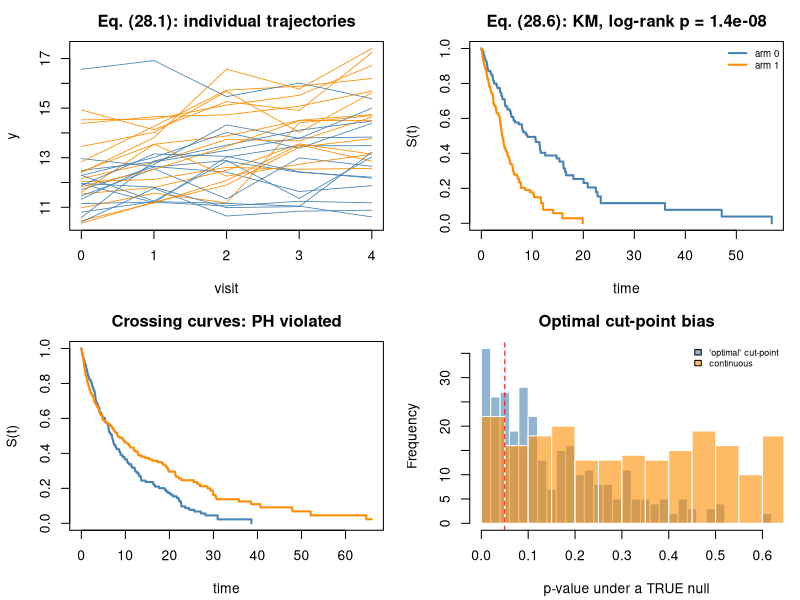

R code for this plot:
#' ---
#' title: "Module 28a - Time-course, longitudinal, and survival data"
#' output: html_document
#' ---
#'
#' **Curriculum link:** `stats.md` -> Topic 28, equations (28.1)-(28.13)
#'
#' **Part A - trajectories:** random slopes (28.1)-(28.2), treatment x time,
#' between vs within-person effects (28.3).
#' **Part B - survival:** hazard and survival (28.4)-(28.5), Kaplan-Meier with
#' Greenwood (28.6)-(28.7), log-rank (28.8), Cox (28.9)-(28.10), PH diagnostics
#' (28.11), RMST (28.12), competing risks (28.13), and two named biases.

#+ setup, message = FALSE
suppressPackageStartupMessages({library(survival); library(nlme); library(splines)})
MODULE_NAME <- "28a_survival_and_longitudinal"
OUT <- file.path(Sys.getenv("STATS_OUT", unset = "results"), MODULE_NAME)
dir.create(OUT, recursive = TRUE, showWarnings = FALSE)
header <- function(txt) cat("\n", strrep("=", 72), "\n", txt, "\n",
                            strrep("=", 72), "\n", sep = "")

#' # Part A: Longitudinal trajectories
#' ## A1. The treatment x time interaction is the estimand, eq. (28.1)-(28.2)

#+ trajectories
header("A1. Repeated visits: the treatment x time interaction (28.1)-(28.2)")
set.seed(2001)
n_subj <- 30; n_visit <- 5
dl <- do.call(rbind, lapply(seq_len(n_subj), function(s) {
  arm <- s %% 2; b0 <- rnorm(1, 0, 1.5); b1 <- rnorm(1, 0, 0.25)
  data.frame(subject = factor(sprintf("S%02d", s)), arm = arm, time = 0:(n_visit-1),
             y = (12 + b0) + (0.15 + 0.35*arm + b1)*(0:(n_visit-1)) + rnorm(n_visit, 0, 0.6))
}))
m_wrong <- lm(y ~ time * arm, data = dl)                        # visits pooled
m_rs <- lme(y ~ time * arm, random = ~ time | subject, data = dl)
cat("  TRUE treatment x time interaction = 0.350\n")
cat(sprintf("  %-34s%16s%9s%11s\n", "analysis", "beta(time:arm)", "SE", "p"))
cs <- coef(summary(m_wrong))
cat(sprintf("  %-34s%16.4f%9.4f%11.4f\n", "OLS, visits pooled (WRONG)",
            cs["time:arm",1], cs["time:arm",2], cs["time:arm",4]))
ts <- summary(m_rs)$tTable
cat(sprintf("  %-34s%16.4f%9.4f%11.4f\n", "mixed model, random slope",
            ts["time:arm","Value"], ts["time:arm","Std.Error"], ts["time:arm","p-value"]))
cat(sprintf("\n  A main effect of `arm` describes only the BASELINE difference\n"))
cat(sprintf("  (here %+.3f). The scientific question is the INTERACTION.\n",
            ts["arm","Value"]))

#' ## A2. Cross-sectional != longitudinal, eq. (28.3)

#+ between-within
header("A2. Between- vs within-person effects (28.3)")
set.seed(2002)
da <- do.call(rbind, lapply(1:60, function(s) {
  base_age <- runif(1, 40, 80)
  level <- 5 + 0.06*base_age + rnorm(1, 0, 0.5)   # BETWEEN: positive (cohort effect)
  data.frame(subject = factor(sprintf("S%02d", s)), age = base_age + 0:3,
             y = level - 0.10*(0:3) + rnorm(4, 0, 0.25))  # WITHIN: negative
}))
da$age_mean <- ave(da$age, da$subject)
da$age_dev <- da$age - da$age_mean
m_naive <- lm(y ~ age, data = da)
m_sep <- lme(y ~ age_mean + age_dev, random = ~ 1 | subject, data = da)
cat(sprintf("  naive pooled age slope          = %+.4f\n", coef(m_naive)["age"]))
cat(sprintf("  between-person (age_mean) slope = %+.4f  (truth +0.06)\n",
            fixef(m_sep)["age_mean"]))
cat(sprintf("  within-person  (age_dev)  slope = %+.4f  (truth -0.10)\n",
            fixef(m_sep)["age_dev"]))
cat("\n  The naive analysis reports a POSITIVE age effect; the biology is a\n")
cat("  NEGATIVE within-person decline. Always decompose (28.3) in cohorts.\n")

#' # Part B: Survival analysis
#' ## B1. Censoring, and why it cannot be ignored

#+ censoring
header("B1. Right-censoring: three wrong answers and one right one")
simulate_survival <- function(n = 300, hr = 1.8, censor_rate = 0.9) {
  arm <- rbinom(n, 1, 0.5)
  base_hazard <- 0.08
  T <- rexp(n, base_hazard * hr^arm)
  ## size = n matters: 1/(base*censor_rate) is a SCALAR, so without `n` every
  ## patient would share one censoring time.
  C <- rexp(n, base_hazard * censor_rate)
  data.frame(time = pmin(T, C), event = as.integer(T <= C), arm = arm, true_T = T)
}
set.seed(2004)
d <- simulate_survival()
cat(sprintf("  n = %d, events = %d (%.0f%%), censored = %d\n", nrow(d), sum(d$event),
            100*mean(d$event), sum(!d$event)))
km_all <- survfit(Surv(time, event) ~ 1, data = d)
cat(sprintf("\n  TRUE median survival (uncensored truth) = %.2f\n", median(d$true_T)))
cat(sprintf("  (a) mean observed time, ignoring censoring = %.2f   <- biased DOWN\n",
            mean(d$time)))
cat(sprintf("  (b) mean among events only                 = %.2f   <- biased DOWN more\n",
            mean(d$time[d$event == 1])))
cat(sprintf("  (c) Kaplan-Meier median (28.6)             = %.2f   <- correct\n",
            summary(km_all)$table["median"]))
cat("\n  Censored subjects are NOT failures and NOT missing: they contribute\n")
cat("  information up to their censoring time. Requires NON-INFORMATIVE\n")
cat("  censoring: T independent of C given covariates.\n")

#' ## B2. Kaplan-Meier from scratch, eq. (28.6)-(28.7)

#+ km
header("B2. KM estimator and Greenwood's variance (28.6)-(28.7)")
kaplan_meier <- function(time, event) {
  ts <- sort(unique(time[event == 1]))
  S <- 1; var_sum <- 0
  do.call(rbind, lapply(ts, function(ti) {
    n_i <- sum(time >= ti); d_i <- sum(time == ti & event == 1)
    S <<- S * (1 - d_i/n_i)                                     # eq. (28.6)
    if (n_i > d_i) var_sum <<- var_sum + d_i/(n_i*(n_i - d_i))  # eq. (28.7)
    data.frame(t = ti, n_risk = n_i, d = d_i, S = S, se = S*sqrt(var_sum))
  }))
}
mine <- kaplan_meier(d$time, d$event)
sf <- survfit(Surv(time, event) ~ 1, data = d)
idx <- round(c(0.1, 0.5, 0.9) * (nrow(mine) - 1)) + 1
cat(sprintf("  %8s%11s%11s%15s%14s\n", "time", "n at risk", "S (mine)",
            "S (survfit)", "Greenwood SE"))
for (i in idx) {
  ti <- mine$t[i]
  s_sf <- summary(sf, times = ti)$surv
  cat(sprintf("  %8.3f%11d%11.5f%15.5f%14.5f\n", ti, mine$n_risk[i], mine$S[i],
              s_sf, mine$se[i]))
}
cat(sprintf("  max |mine - survfit| over all event times: %.2e\n",
            max(abs(mine$S - summary(sf, times = mine$t)$surv))))
cat("\n  ALWAYS show the number-at-risk table. The right tail of a KM curve is\n")
cat("  estimated from very few subjects and looks far more precise than it is:\n")
for (q in c(0.25, 0.5, 0.75, 0.95)) {
  i <- max(1, round(q * nrow(mine)))
  cat(sprintf("    at t = %6.2f: %3d at risk, S = %.3f +/- %.3f\n",
              mine$t[i], mine$n_risk[i], mine$S[i], 1.96*mine$se[i]))
}

#' ## B3. Log-rank test, eq. (28.8)

#+ logrank
header("B3. Log-rank from scratch (28.8)")
logrank_manual <- function(time, event, group) {
  OE <- 0; V <- 0
  for (ti in sort(unique(time[event == 1]))) {
    at_risk <- time >= ti
    n_i <- sum(at_risk); n_1i <- sum(at_risk & group == 1)
    d_i <- sum(time == ti & event == 1)
    d_1i <- sum(time == ti & event == 1 & group == 1)
    if (n_i > 1) {
      OE <- OE + d_1i - d_i * n_1i/n_i                          # eq. (28.8)
      V <- V + d_i*(n_i - d_i)*n_1i*(n_i - n_1i)/(n_i^2*(n_i-1))
    }
  }
  Z <- OE/sqrt(V); c(Z = Z, chi2 = Z^2, p = 2*pnorm(abs(Z), lower.tail = FALSE))
}
lr_mine <- logrank_manual(d$time, d$event, d$arm)
lr_sd <- survdiff(Surv(time, event) ~ arm, data = d)
cat(sprintf("  mine      : Z = %+.4f, chi2 = %.4f, p = %.3e\n",
            lr_mine["Z"], lr_mine["chi2"], lr_mine["p"]))
cat(sprintf("  survdiff(): chi2 = %.4f, p = %.3e\n", lr_sd$chisq,
            pchisq(lr_sd$chisq, 1, lower.tail = FALSE)))
cat("\n  The log-rank is most powerful under PROPORTIONAL HAZARDS and can have\n")
cat("  near-zero power when survival curves CROSS.\n")

#' ## B4. Cox model and the PH assumption, eq. (28.9)-(28.11)

#+ cox
header("B4. Cox proportional hazards and its diagnostic (28.9)-(28.11)")
set.seed(7)
d$age <- rnorm(nrow(d), 60, 10)
cph <- coxph(Surv(time, event) ~ arm + age, data = d)
print(summary(cph)$coefficients)
cat(sprintf("\n  TRUE hazard ratio for arm = 1.80; estimated = %.3f\n",
            exp(coef(cph)["arm"])))
cat("\n  exp(beta) is a HAZARD RATIO: a ratio of instantaneous event rates\n")
cat("  among those still at risk. NOT a risk ratio, NOT a ratio of survival\n")
cat("  times.\n")
cat(sprintf("\n  Effective sample size = NUMBER OF EVENTS, not subjects:\n"))
cat(sprintf("    subjects = %d, events = %d, covariates = 2 -> %.0f events per\n",
            nrow(d), sum(d$event), sum(d$event)/2))
cat("    covariate (guidance: >= 10)\n")
cat("\n  Proportional-hazards check (28.11), scaled Schoenfeld residuals:\n")
print(cox.zph(cph)$table)
cat("  Small p => the coefficient varies with time => PH is violated.\n")

cat("\n  A dataset with a genuinely NON-proportional (crossing) effect:\n")
set.seed(2005)
n <- 400
arm2 <- rbinom(n, 1, 0.5)
T2 <- ifelse(arm2 == 1,
             ifelse(runif(n) < 0.25, rexp(n, 1/2), rexp(n, 1/25)),
             rexp(n, 1/10))
C2 <- rexp(n, 1/30)
d3 <- data.frame(time = pmin(T2, C2), event = as.integer(T2 <= C2), arm = arm2)
cph3 <- coxph(Surv(time, event) ~ arm, data = d3)
cat(sprintf("    Cox HR = %.3f, p = %.3f\n", exp(coef(cph3)["arm"]),
            summary(cph3)$coefficients["arm", "Pr(>|z|)"]))
cat(sprintf("    log-rank p = %.3f   <- little power against crossing\n",
            pchisq(survdiff(Surv(time, event) ~ arm, data = d3)$chisq, 1,
                   lower.tail = FALSE)))
cat(sprintf("    PH test p  = %.4f   <- PH is violated\n",
            cox.zph(cph3)$table["arm", "p"]))

#' ## B5. RMST: an estimand that needs no PH assumption, eq. (28.12)

#+ rmst
header("B5. Restricted mean survival time (28.12)")
rmst <- function(time, event, tau) {
  km <- kaplan_meier(time, event)
  km <- km[km$t <= tau, ]
  ts <- c(0, km$t, tau); Ss <- c(1, km$S)
  sum(Ss * diff(ts))                                            # eq. (28.12)
}
TAU <- 20
for (row_ in list(list("proportional-hazards data", d), list("crossing-hazards data", d3))) {
  dd <- row_[[2]]
  r0 <- rmst(dd$time[dd$arm==0], dd$event[dd$arm==0], TAU)
  r1 <- rmst(dd$time[dd$arm==1], dd$event[dd$arm==1], TAU)
  cat(sprintf("  %-28s RMST(tau=%d): arm0 = %5.2f, arm1 = %5.2f, diff = %+6.2f\n",
              row_[[1]], TAU, r0, r1, r1 - r0))
}
cat("\n  RMST differences are interpretable as 'time gained within tau' and\n")
cat("  require NO proportional-hazards assumption.\n")

#' ## B6. Competing risks, eq. (28.13)

#+ competing
header("B6. Competing risks (28.13)")
set.seed(2006)
n <- 800
T1 <- rexp(n, 1/20); T2c <- rexp(n, 1/12); Cc <- rexp(n, 1/40)
obs <- pmin(T1, T2c, Cc)
cause <- ifelse(T1 <= T2c & T1 <= Cc, 1, ifelse(T2c < T1 & T2c <= Cc, 2, 0))
t_eval <- 15
km_naive <- survfit(Surv(obs, as.integer(cause == 1)) ~ 1)
naive_risk <- 1 - summary(km_naive, times = t_eval)$surv
cif <- function(time, cause, k, t_eval) {
  o <- order(time); time <- time[o]; cause <- cause[o]
  S <- 1; out <- 0
  for (ti in sort(unique(time[cause > 0]))) {
    n_i <- sum(time >= ti); d_k <- sum(time == ti & cause == k)
    d_all <- sum(time == ti & cause > 0)
    if (ti <= t_eval) out <- out + S * d_k/n_i                  # eq. (28.13)
    S <- S * (1 - d_all/n_i)
  }
  out
}
cat(sprintf("  at t = %d:\n", t_eval))
cat(sprintf("    TRUE probability of the event of interest = %.4f\n",
            mean(T1 <= t_eval & T1 <= T2c)))
cat(sprintf("    1 - Kaplan-Meier (naive)                  = %.4f   <- OVERESTIMATES\n",
            naive_risk))
cat(sprintf("    cumulative incidence function (28.13)     = %.4f   <- correct\n",
            cif(obs, cause, 1, t_eval)))
cat("\n  Treating a competing event as censoring asks 'what would happen in a\n")
cat("  world where it cannot occur?' - usually not the question. Use CIF for\n")
cat("  absolute risk; cause-specific hazards for aetiology.\n")

#' ## B7. Two named biases

#+ biases
header("B7. Immortal time bias and optimal cut-point bias")
set.seed(2007)
n <- 600
Ti <- rexp(n, 1/10); Ci <- rexp(n, 1/25)
tt <- pmin(Ti, Ci); ev <- as.integer(Ti <= Ci)
## "Responders" can only be assessed at 3 months - so to BE a responder you
## must first SURVIVE 3 months. The label has NO real effect.
responder <- as.integer(tt > 3 & runif(n) < 0.5)
db <- data.frame(time = tt, event = ev, responder = responder)
cph_bad <- coxph(Surv(time, event) ~ responder, data = db)
land <- subset(db, time > 3); land$time <- land$time - 3
cph_land <- coxph(Surv(time, event) ~ responder, data = land)
cat("  TRUE effect of 'responder' status = NONE\n")
cat(sprintf("  naive Cox HR                      = %.3f  (p = %.2e)   <- spurious\n",
            exp(coef(cph_bad)), summary(cph_bad)$coefficients[1, "Pr(>|z|)"]))
cat(sprintf("  landmark analysis at 3 months, HR = %.3f  (p = %.3f)   <- corrected\n",
            exp(coef(cph_land)), summary(cph_land)$coefficients[1, "Pr(>|z|)"]))

cat("\n  Optimal cut-point bias: dichotomising at the 'most significant'\n")
cat("  threshold when the biomarker is PURE NOISE:\n")
set.seed(2008)
res_cut <- t(replicate(300, {
  nn <- 200
  Tx <- rexp(nn, 1/10); Cx <- rexp(nn, 1/20)
  dd <- data.frame(time = pmin(Tx, Cx), event = as.integer(Tx <= Cx), bm = rnorm(nn))
  ps <- sapply(seq(0.2, 0.8, 0.05), function(q) {
    hi <- as.integer(dd$bm > quantile(dd$bm, q))
    if (sum(hi) < 6 || sum(1-hi) < 6) return(NA)
    pchisq(survdiff(Surv(time, event) ~ hi, data = dd)$chisq, 1, lower.tail = FALSE)
  })
  c(min(ps, na.rm = TRUE),
    summary(coxph(Surv(time, event) ~ bm, data = dd))$coefficients[1, "Pr(>|z|)"])
}))
cat(sprintf("    'best' cut-point p < 0.05 : %.1f%%   <- should be 5%%\n",
            100*mean(res_cut[, 1] < 0.05)))
cat(sprintf("    continuous biomarker p<0.05: %.1f%%   <- calibrated\n",
            100*mean(res_cut[, 2] < 0.05)))
cat("  Keep the biomarker CONTINUOUS, or pre-specify the cut-point.\n")

#' ## Figure

#+ figure
png(file.path(OUT, "survival.png"), width = 1100, height = 800, res = 110)
par(mfrow = c(2, 2), mar = c(4.2, 4.2, 2.5, 1))
plot(NA, xlim = c(0, 4), ylim = range(dl$y), xlab = "visit", ylab = "y",
     main = "Eq. (28.1): individual trajectories")
for (s in levels(dl$subject)) {
  sub <- dl[dl$subject == s, ]
  lines(sub$time, sub$y, col = c("steelblue", "darkorange")[sub$arm[1]+1], lwd = 0.8)
}
plot(survfit(Surv(time, event) ~ arm, data = d), col = c("steelblue", "darkorange"),
     lwd = 2, xlab = "time", ylab = "S(t)",
     main = sprintf("Eq. (28.6): KM, log-rank p = %.1e", lr_mine["p"]))
legend("topright", c("arm 0", "arm 1"), col = c("steelblue", "darkorange"),
       lwd = 2, bty = "n", cex = 0.7)
plot(survfit(Surv(time, event) ~ arm, data = d3), col = c("steelblue", "darkorange"),
     lwd = 2, xlab = "time", ylab = "S(t)",
     main = "Crossing curves: PH violated")
hist(res_cut[, 1], breaks = 30, col = adjustcolor("steelblue", 0.6), border = "white",
     main = "Optimal cut-point bias", xlab = "p-value under a TRUE null")
hist(res_cut[, 2], breaks = 30, col = adjustcolor("darkorange", 0.6), border = "white",
     add = TRUE)
abline(v = 0.05, col = "red", lty = 2)
legend("topright", c("'optimal' cut-point", "continuous"),
       fill = c(adjustcolor("steelblue",0.6), adjustcolor("darkorange",0.6)),
       bty = "n", cex = 0.65)
invisible(dev.off())
cat("\nFigure written to", file.path(OUT, "survival.png"), "\n")

#' ## Decision rules (from `stats.md` Topic 28)
#'
#' 1. Repeated measures -> mixed model with treatment x time; separate
#'    between- from within-person effects.
#' 2. Time-to-event -> Kaplan-Meier + Cox, with a PH check and at-risk table.
#' 3. Count EVENTS, not subjects, when judging power.
#' 4. Competing risks -> CIF (28.13), never 1-KM.
#' 5. Never dichotomise at a data-chosen optimal cut-point.
#'
#' **Next:** `31_prediction_and_validation.R`
